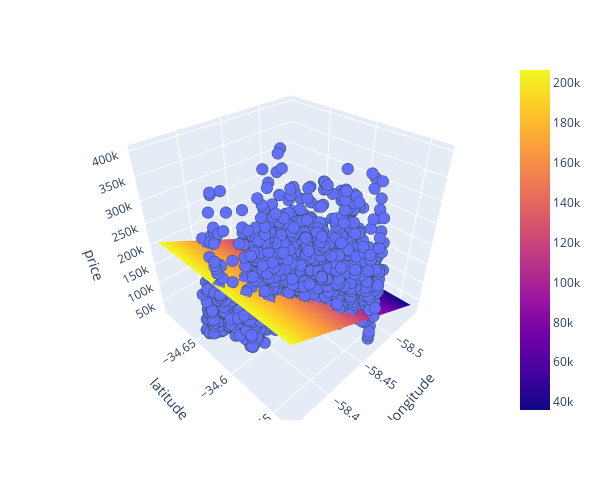

The code cell stored with this chart in its notebook:
### Code cell
# Create 3D scatter plot
fig = px.scatter_3d(
    df,
    x= "lon",
    y= "lat",
    z= "price_aprox_usd",
    labels={"lon": "longitude", "lat": "latitude", "price_aprox_usd": "price"},
    width=600,
    height=500,
)

# Create x and y coordinates for model representation
x_plane = np.linspace(df["lon"].min(), df["lon"].max(), 10)
y_plane = np.linspace(df["lat"].min(), df["lat"].max(), 10)
xx, yy = np.meshgrid(x_plane, y_plane)

# Use model to predict z coordinates
z_plane = model.predict(pd.DataFrame({"lon": x_plane, "lat": y_plane}))
zz = np.tile(z_plane, (10, 1))

# Add plane to figure
fig.add_trace(go.Surface(x=xx, y=yy, z=zz))

# Refine formatting
fig.update_traces(
    marker={"size": 4, "line": {"width": 2, "color": "DarkSlateGrey"}},
    selector={"mode": "markers"},
)

# Display figure
fig.show()
